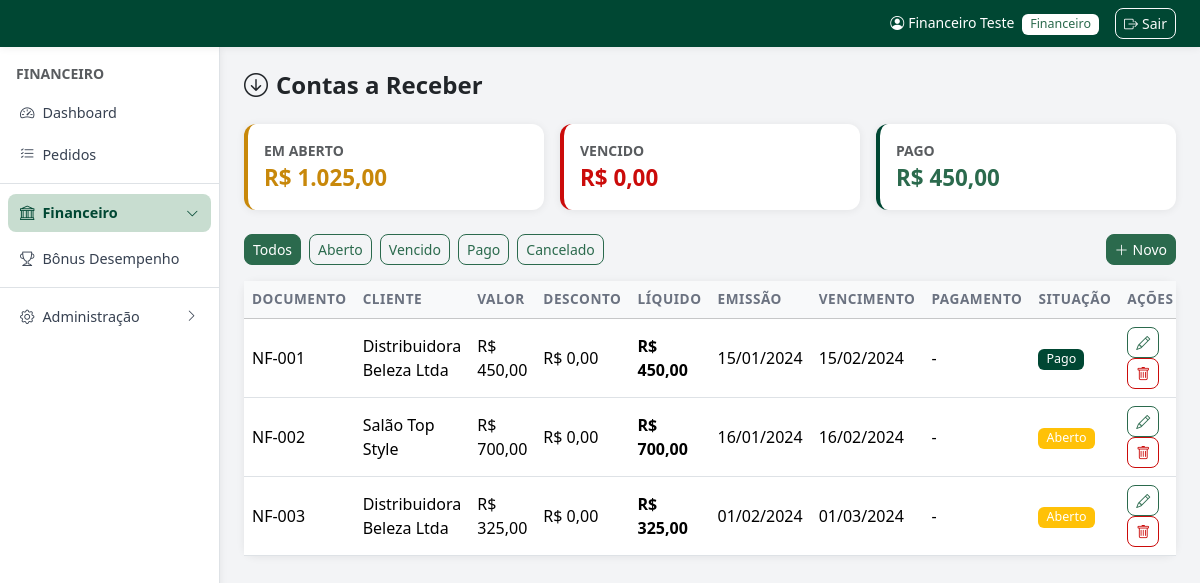
Screenshot of /admin/financeiro/contas-receber.php (signed in) with the database file from the repository.
### tables this page shows
CREATE TABLE IF NOT EXISTS contas_receber (
    id INT AUTO_INCREMENT PRIMARY KEY,
    numero_documento VARCHAR(50),
    cliente_id INT,
    valor_receber DECIMAL(12,2) DEFAULT 0,
    descontos DECIMAL(12,2) DEFAULT 0,
    data_emissao DATE,
    data_vencimento DATE,
    data_pagamento DATE,
    situacao ENUM('aberto','pago','vencido','cancelado') DEFAULT 'aberto',
    created_at TIMESTAMP DEFAULT CURRENT_TIMESTAMP,
    FOREIGN KEY (cliente_id) REFERENCES clientes(id) ON DELETE SET NULL
);

CREATE TABLE IF NOT EXISTS clientes (
    id INT AUTO_INCREMENT PRIMARY KEY,
    codigo_cliente VARCHAR(50),
    cnpj VARCHAR(20),
    cpf VARCHAR(15),
    razao_social VARCHAR(200) NOT NULL,
    cep VARCHAR(10),
    endereco VARCHAR(200),
    numero VARCHAR(10),
    complemento VARCHAR(100),
    bairro VARCHAR(100),
    cidade VARCHAR(100),
    estado VARCHAR(2),
    pais VARCHAR(50) DEFAULT 'Brasil',
    telefone1 VARCHAR(20),
    telefone2 VARCHAR(20),
    email VARCHAR(100) NOT NULL UNIQUE,
    supervisor VARCHAR(100),
    canal_venda_id INT,
    material_apoio TINYINT DEFAULT 0,
    bonus_desempenho DECIMAL(10,2) DEFAULT 0,
    desconto_cliente DECIMAL(10,4) DEFAULT 0,
    limite_credito DECIMAL(12,2) DEFAULT 0,
    idioma VARCHAR(20) DEFAULT 'pt',
    moeda VARCHAR(10) DEFAULT 'BRL',
    pedido_accademia TINYINT DEFAULT 0,
    senha VARCHAR(255) NOT NULL,
    status ENUM('ativo','inativo') DEFAULT 'ativo',
    created_at TIMESTAMP DEFAULT CURRENT_TIMESTAMP,
    FOREIGN KEY (canal_venda_id) REFERENCES canal_venda(id) ON DELETE SET NULL
);

### admin/financeiro/contas-receber.php (the view, shortened to what this page needs)
<?php
require_once __DIR__ . '/../../config.php';
$filtro = $_GET['situacao'] ?? '';
$where = $filtro ? 'WHERE cr.situacao=?' : '';
$params = $filtro ? [$filtro] : [];
$titulos = db()->prepare("SELECT cr.*, c.razao_social FROM contas_receber cr LEFT JOIN clientes c ON c.id=cr.cliente_id $where ORDER BY cr.data_vencimento ASC");
$titulos->execute($params);
$titulos = $titulos->fetchAll();
$resumo = db()->query('SELECT
    COALESCE(SUM(CASE WHEN situacao="aberto" THEN valor_receber-descontos END),0) AS aberto,
    COALESCE(SUM(CASE WHEN situacao="vencido" THEN valor_receber-descontos END),0) AS vencido,
    COALESCE(SUM(CASE WHEN situacao="pago" THEN valor_receber-descontos END),0) AS pago
FROM contas_receber')->fetch();
require_once LAYOUT_PATH . '/header.php';
?>
<div class="mb-4">
    <h4 class="fw-bold mb-0"><i class="bi bi-arrow-down-circle me-2"></i>Contas a Receber</h4>
</div>
<div class="row g-3 mb-4">
    <div class="col-md-4"><div class="card shadow-sm border-0 border-start border-4 border-warning"><div class="card-body"><div class="text-muted small fw-semibold text-uppercase">Em Aberto</div><div class="fw-bold" style="color:#c8880a;font-size:1.4rem"><?= moedaBR($resumo['aberto']) ?></div></div></div></div>
    <div class="col-md-4"><div class="card shadow-sm border-0 border-start border-4 border-danger"><div class="card-body"><div class="text-muted small fw-semibold text-uppercase">Vencido</div><div class="fw-bold text-danger" style="font-size:1.4rem"><?= moedaBR($resumo['vencido']) ?></div></div></div></div>
    <div class="col-md-4"><div class="card shadow-sm border-0 border-start border-4 border-success"><div class="card-body"><div class="text-muted small fw-semibold text-uppercase">Pago</div><div class="fw-bold text-success" style="font-size:1.4rem"><?= moedaBR($resumo['pago']) ?></div></div></div></div>
</div>
<div class="d-flex justify-content-between align-items-center mb-3">
    <div class="d-flex gap-2">
        <?php foreach ([''=>'Todos','aberto'=>'Aberto','vencido'=>'Vencido','pago'=>'Pago','cancelado'=>'Cancelado'] as $v=>$l): ?>
        <a href="?situacao=<?= $v ?>" class="btn btn-sm btn-<?= $filtro===$v?'primary':'outline-primary' ?>"><?= $l ?></a>
        <?php endforeach; ?>
    </div>
    <button class="btn btn-primary btn-sm" data-bs-toggle="modal" data-bs-target="#modal" onclick="novoReg()"><i class="bi bi-plus-lg me-1"></i>Novo</button>
</div>
<div class="card shadow-sm border-0"><div class="card-body p-0"><div class="table-responsive">
<table class="table table-hover mb-0">
    <thead class="table-light"><tr><th>Documento</th><th>Cliente</th><th>Valor</th><th>Desconto</th><th>Líquido</th><th>Emissão</th><th>Vencimento</th><th>Pagamento</th><th>Situação</th><th>Ações</th></tr></thead>
    <tbody>
    <?php if ($titulos): foreach ($titulos as $t): ?>
        <tr class="<?= $t['situacao']==='vencido'?'table-danger':'' ?>">
            <td><?= e($t['numero_documento']?:'—') ?></td>
            <td><?= e($t['razao_social']?:'—') ?></td>
            <td><?= moedaBR($t['valor_receber']) ?></td>
            <td><?= moedaBR($t['descontos']) ?></td>
            <td class="fw-semibold"><?= moedaBR($t['valor_receber']-$t['descontos']) ?></td>
            <td><?= dataBR($t['data_emissao']) ?></td>
            <td><?= dataBR($t['data_vencimento']) ?></td>
            <td><?= dataBR($t['data_pagamento']) ?></td>
            <td><?= statusBadge($t['situacao']) ?></td>
            <td>
                <button class="btn btn-sm btn-outline-primary" onclick="editarReg(<?= htmlspecialchars(json_encode($t),ENT_QUOTES) ?>)"><i class="bi bi-pencil"></i></button>
                <form method="POST" class="d-inline" onsubmit="return confirm('Excluir?')"><button class="btn btn-sm btn-outline-danger"><i class="bi bi-trash"></i></button></form>
            </td>
        </tr>
    <?php endforeach; else: ?><tr><td colspan="10" class="text-center text-muted py-4">Nenhum título.</td></tr><?php endif; ?>
    </tbody>
</table></div></div></div>
<?php require_once LAYOUT_PATH . '/footer.php'; ?>

### config.php (shortened to what this page needs)
<?php
function db() {
    static $pdo = null;
    if ($pdo === null) {
        try {
            $pdo = new PDO(
                'mysql:host=' . DB_HOST . ';dbname=' . DB_NAME . ';charset=utf8mb4',
                DB_USER, DB_PASS,
                [PDO::ATTR_ERRMODE => PDO::ERRMODE_EXCEPTION,
                 PDO::ATTR_DEFAULT_FETCH_MODE => PDO::FETCH_ASSOC]
            );
            try { $pdo->exec("ALTER TABLE pedidos ADD COLUMN lote_id VARCHAR(40) NULL"); } catch (PDOException $e) {}
            try { $pdo->exec("ALTER TABLE clientes MODIFY COLUMN email VARCHAR(255) NULL DEFAULT NULL"); } catch (PDOException $e) {}
            try { $pdo->exec("UPDATE clientes SET email = NULL WHERE email = ''"); } catch (PDOException $e) {}
            try { $pdo->exec("ALTER TABLE tabela_precos ADD COLUMN preco_network DECIMAL(10,2) NULL DEFAULT NULL"); } catch (PDOException $e) {}
            try { $pdo->exec("ALTER TABLE tabela_precos ADD COLUMN preco_auxiliar DECIMAL(10,2) NULL DEFAULT NULL"); } catch (PDOException $e) {}
            try { $pdo->exec("ALTER TABLE pedidos ADD COLUMN desconto_campanha DECIMAL(5,2) NULL DEFAULT NULL"); } catch (PDOException $e) {}
            try { $pdo->exec("ALTER TABLE bonus_ma_logs ADD COLUMN valor_utilizado DECIMAL(10,2) NOT NULL DEFAULT 0"); } catch (PDOException $e) {}
            try { $pdo->exec("ALTER TABLE pedidos ADD COLUMN forma_pagamento VARCHAR(60) NULL DEFAULT NULL"); } catch (PDOException $e) {}
            try { $pdo->exec("ALTER TABLE creditos ADD COLUMN valor_utilizado DECIMAL(12,2) NOT NULL DEFAULT 0"); } catch (PDOException $e) {}
            try { $pdo->exec("ALTER TABLE pedidos ADD COLUMN credito_utilizado DECIMAL(12,2) NULL DEFAULT NULL"); } catch (PDOException $e) {}
            try { $pdo->exec("ALTER TABLE pedidos ADD COLUMN desconto_pagamento DECIMAL(12,2) NULL DEFAULT NULL"); } catch (PDOException $e) {}
            try { $pdo->exec("ALTER TABLE clientes ADD COLUMN email VARCHAR(120) NULL DEFAULT NULL"); } catch (PDOException $e) {}
            try { $pdo->exec("ALTER TABLE clientes ADD COLUMN senha VARCHAR(255) NULL DEFAULT NULL"); } catch (PDOException $e) {}
            try { $pdo->exec("ALTER TABLE pedidos MODIFY COLUMN status ENUM('comercial','financeiro','faturamento','faturado','cancelado','reprovado') DEFAULT 'comercial'"); } catch (PDOException $e) {}
            try { $pdo->exec("ALTER TABLE usuarios MODIFY COLUMN tipo_acesso ENUM('comercial','financeiro','supervisor','tecnologia da informacao','recursos humanos','marketing','diretoria','centro tecnico','contabilidade','recepcao','expedicao') NOT NULL DEFAULT 'comercial'"); } catch (PDOException $e) {}
            try { $pdo->exec("ALTER TABLE clientes ADD COLUMN desconto_canal DECIMAL(10,4) DEFAULT 0"); } catch (PDOException $e) {}
            try { $pdo->exec("ALTER TABLE campanhas ADD COLUMN canal_venda_id INT NULL"); } catch (PDOException $e) {}
            try { $pdo->exec("ALTER TABLE clientes ADD COLUMN supervisor VARCHAR(100) NULL"); } catch (PDOException $e) {}
            try { $pdo->exec("UPDATE clientes SET supervisor = vendedor WHERE supervisor IS NULL AND vendedor IS NOT NULL"); } catch (PDOException $e) {}
            try { $pdo->exec("ALTER TABLE pedidos ADD COLUMN supervisor VARCHAR(100) NULL"); } catch (PDOException $e) {}
            try { $pdo->exec("UPDATE pedidos SET supervisor = vendedor WHERE supervisor IS NULL AND vendedor IS NOT NULL"); } catch (PDOException $e) {}
            try { $pdo->exec("CREATE TABLE IF NOT EXISTS grupo_empresas (
                id         INT AUTO_INCREMENT PRIMARY KEY,
                nome       VARCHAR(120) NOT NULL,
                descricao  TEXT,
                created_at TIMESTAMP DEFAULT CURRENT_TIMESTAMP
            )"); } catch (PDOException $e) {}
            try { $pdo->exec("CREATE TABLE IF NOT EXISTS grupo_empresas_clientes (
                id        INT AUTO_INCREMENT PRIMARY KEY,
                grupo_id  INT NOT NULL,
                cliente_id INT NOT NULL,
                UNIQUE KEY uq_grupo_cliente (grupo_id, cliente_id)
            )"); } catch (PDOException $e) {}
            try { $pdo->exec("CREATE TABLE IF NOT EXISTS webhook_logs (
                id         INT AUTO_INCREMENT PRIMARY KEY,
                origem     VARCHAR(50)  NOT NULL,
                evento     VARCHAR(100) NOT NULL,
                status     VARCHAR(20)  NOT NULL,
                detalhe    TEXT,
                cliente_id INT NULL,
                created_at TIMESTAMP DEFAULT CURRENT_TIMESTAMP
            )"); } catch (PDOException $e) {}
            try { $pdo->exec("CREATE TABLE IF NOT EXISTS pedido_logs (
                id            INT AUTO_INCREMENT PRIMARY KEY,
                pedido_id     INT          NOT NULL,
                numero_pedido VARCHAR(50)  NOT NULL,
                usuario_nome  VARCHAR(100),
                usuario_tipo  VARCHAR(30),
                acao          VARCHAR(120) NOT NULL,
                status_antes  VARCHAR(30),
                status_depois VARCHAR(30),
                detalhes      TEXT,
                created_at    TIMESTAMP DEFAULT CURRENT_TIMESTAMP,
                INDEX idx_pedido (pedido_id),
                INDEX idx_numero (numero_pedido)
            )"); } catch (PDOException $e) {}
            try { $pdo->exec("ALTER TABLE campanhas ADD COLUMN tipo VARCHAR(20) NOT NULL DEFAULT 'desconto'"); } catch (PDOException $e) {}
            try { $pdo->exec("CREATE TABLE IF NOT EXISTS campanha_bonificacao (
                id              INT AUTO_INCREMENT PRIMARY KEY,
                codigo_campanha VARCHAR(50) NOT NULL,
                produto_id      INT NOT NULL,
                quantidade      INT NOT NULL DEFAULT 1,
                KEY idx_camp_bonif (codigo_campanha)
            ) ENGINE=InnoDB DEFAULT CHARSET=utf8mb4 COLLATE=utf8mb4_unicode_ci"); } catch (PDOException $e) {}
            try { $pdo->exec("UPDATE usuarios SET tipo_usuario = 'Interno' WHERE tipo_usuario IS NULL OR tipo_usuario NOT IN ('Interno','Externo')"); } catch (PDOException $e) {}
            try { $pdo->exec("ALTER TABLE usuarios CHANGE COLUMN telefone celular VARCHAR(20)"); } catch (PDOException $e) {}
            try { $pdo->exec("RENAME TABLE sms_logs TO whatsapp_logs"); } catch (PDOException $e) {}
            try { $pdo->exec("CREATE TABLE IF NOT EXISTS whatsapp_logs (
                id          INT AUTO_INCREMENT PRIMARY KEY,
                usuario_id  INT NULL,
                destino     VARCHAR(30) NOT NULL,
                remetente   VARCHAR(30) NOT NULL,
                mensagem    TEXT NOT NULL,
                ip_origem   VARCHAR(45) NULL,
                status      VARCHAR(20) NOT NULL DEFAULT 'enviado',
                created_at  TIMESTAMP DEFAULT CURRENT_TIMESTAMP,
                INDEX idx_wa_usuario (usuario_id)
            ) ENGINE=InnoDB DEFAULT CHARSET=utf8mb4 COLLATE=utf8mb4_unicode_ci"); } catch (PDOException $e) {}
        } catch (PDOException $e) {
            die('Erro de conexão com o banco de dados. <a href="' . BASE_URL . '/install.php">Clique aqui para configurar.</a>');
        }
    }
    return $pdo;
}
function e($s) {
    return htmlspecialchars((string)($s ?? ''), ENT_QUOTES, 'UTF-8');
}
function moedaBR($v) {
    return 'R$ ' . number_format((float)$v, 2, ',', '.');
}
function dataBR($d) {
    if (!$d) return '-';
    return date('d/m/Y', strtotime($d));
}
function statusBadge($s) {
    $map = [
        'comercial'   => ['primary',   'Aguardando Comercial'],
        'financeiro'  => ['warning',   'Aguardando Financeiro'],
        'faturamento' => ['info',      'Aguardando Faturamento'],
        'faturado'    => ['success',   'Faturado'],
        'cancelado'   => ['danger',    'Cancelado'],
        'reprovado'   => ['danger',    'Cancelado'],
        'ativo'       => ['success',   'Ativo'],
        'inativo'     => ['secondary', 'Inativo'],
        'aberto'      => ['warning',   'Aberto'],
        'pago'        => ['success',   'Pago'],
        'vencido'     => ['danger',    'Vencido'],
        'aprovado'    => ['success',   'Aprovado'],
        'pendente'    => ['secondary', 'Pendente'],
    ];
    [$cls, $label] = $map[$s] ?? ['secondary', ucfirst($s)];
    return '<span class="badge bg-' . $cls . '">' . $label . '</span>';
}

### assets/css/style.css (style rules this page uses)
:root { --brand-darkest: #004733; --brand-dark: #2b6a4d; --brand-mid: #568d66; --brand-light: #a5c1ae; --gray-bg: #f3f4f6; --gray-border: #dcdfe5; --red-light: #df8080; --red-mid: #cb0b0a; --red-dark: #ad080f; --red-darkest: #8e0413; }
body { font-family: 'Segoe UI', system-ui, -apple-system, sans-serif; background-color: var(--gray-bg); }
.btn-primary { background-color: var(--brand-dark); border-color: var(--brand-dark); color: #fff; }
.btn-outline-primary { color: var(--brand-dark); border-color: var(--brand-dark); }
.bg-success { background-color: var(--brand-darkest) !important; }
.badge.bg-success { background-color: var(--brand-darkest) !important; }
.text-success { color: var(--brand-dark) !important; }
.btn-outline-danger { color: var(--red-mid); border-color: var(--red-mid); }
.text-danger { color: var(--red-mid) !important; }
.border-danger { border-color: var(--red-mid) !important; }
.card { border-radius: 12px; }
.table th { font-weight: 600; font-size: .85rem; text-transform: uppercase; letter-spacing: .04em; color: #6b7280; }
.table td { vertical-align: middle; }
.badge { font-size: .78rem; font-weight: 500; padding: .35em .65em; border-radius: 6px; }
.btn { border-radius: 8px; font-weight: 500; }
.shadow-sm { box-shadow: 0 1px 8px rgba(0,0,0,.07) !important; }
.border-start.border-success { border-color: var(--brand-darkest) !important; }
.border-start.border-danger { border-color: var(--red-mid) !important; }
.border-start.border-warning { border-color: #c8880a !important; }
body { overflow-x: hidden; }

### rows the page displays
contas_receber: numero_documento "NF-001", cliente.razao_social "Distribuidora Beleza Ltda", valor_receber "R$ 450,00", descontos "R$ 0,00", moedaBR($t['valor_receber']-$t['descontos']) "R$ 450,00", data_emissao "15/01/2024", data_vencimento "15/02/2024", data_pagamento "-", label "Pago"
contas_receber: numero_documento "NF-002", cliente.razao_social "Salão Top Style", valor_receber "R$ 700,00", descontos "R$ 0,00", moedaBR($t['valor_receber']-$t['descontos']) "R$ 700,00", data_emissao "16/01/2024", data_vencimento "16/02/2024", data_pagamento "-", label "Aberto"
contas_receber: numero_documento "NF-003", cliente.razao_social "Distribuidora Beleza Ltda", valor_receber "R$ 325,00", descontos "R$ 0,00", moedaBR($t['valor_receber']-$t['descontos']) "R$ 325,00", data_emissao "01/02/2024", data_vencimento "01/03/2024", data_pagamento "-", label "Aberto"

### other values shown
$_usuario['nome'] "Financeiro Teste"
$_usuario['tipo'] "Financeiro"
$tipoLabels[$_usuario['tipo']] "FINANCEIRO"
moedaBR($resumo['aberto']) "R$ 1.025,00"
moedaBR($resumo['vencido']) "R$ 0,00"
moedaBR($resumo['pago']) "R$ 450,00"
$l "Todos"
$l "Aberto"
$l "Vencido"
$l "Pago"
$l "Cancelado"
